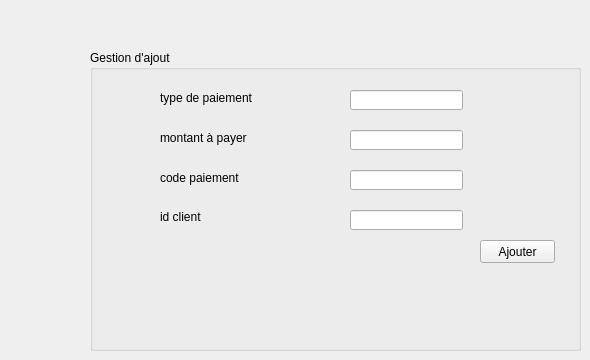
      <widget class="QWidget" name="Ajout_pa">
       <attribute name="title">
        <string>Ajouter un paiement</string>
       </attribute>
       <widget class="QGroupBox" name="groupBox">
        <property name="geometry">
         <rect>
          <x>90</x>
          <y>50</y>
          <width>491</width>
          <height>301</height>
         </rect>
        </property>
        <property name="styleSheet">
         <string notr="true">QSlider::groove:horizontal {
border: 1px solid #bbb;
background: white;
height: 10px;
border-radius: 4px;
}

QSlider::sub-page:horizontal {
background: qlineargradient(x1: 0, y1: 0,    x2: 0, y2: 1,
    stop: 0 #66e, stop: 1 #bbf);
background: qlineargradient(x1: 0, y1: 0.2, x2: 1, y2: 1,
    stop: 0 #bbf, stop: 1 #55f);
border: 1px solid #777;
height: 10px;
border-radius: 4px;
}

QSlider::add-page:horizontal {
background: #fff;
border: 1px solid #777;
height: 10px;
border-radius: 4px;
}

QSlider::handle:horizontal {
background: qlineargradient(x1:0, y1:0, x2:1, y2:1,
    stop:0 #eee, stop:1 #ccc);
border: 1px solid #777;
width: 13px;
margin-top: -2px;
margin-bottom: -2px;
border-radius: 4px;
}

QSlider::handle:horizontal:hover {
background: qlineargradient(x1:0, y1:0, x2:1, y2:1,
    stop:0 #fff, stop:1 #ddd);
border: 1px solid #444;
border-radius: 4px;
}

QSlider::sub-page:horizontal:disabled {
background: #bbb;
border-color: #999;
}

QSlider::add-page:horizontal:disabled {
background: #eee;
border-color: #999;
}

QSlider::handle:horizontal:disabled {
background: #eee;
border: 1px solid #aaa;
border-radius: 4px;
}</string>
        </property>
        <property name="title">
         <string>Gestion d'ajout</string>
        </property>
        <widget class="QLineEdit" name="lineEdit_typepaie">
         <property name="geometry">
          <rect>
           <x>260</x>
           <y>40</y>
           <width>113</width>
           <height>20</height>
          </rect>
         </property>
         <property name="text">
          <string/>
         </property>
        </widget>
        <widget class="QLineEdit" name="lineEdit_codepaie">
         <property name="geometry">
          <rect>
           <x>260</x>
           <y>120</y>
           <width>113</width>
           <height>20</height>
          </rect>
         </property>
        </widget>
        <widget class="QLabel" name="label">
         <property name="geometry">
          <rect>
           <x>70</x>
           <y>40</y>
           <width>111</width>
           <height>16</height>
          </rect>
         </property>
         <property name="text">
          <string>type de paiement</string>
         </property>
        </widget>
        <widget class="QLabel" name="label_2">
         <property name="geometry">
          <rect>
           <x>70</x>
           <y>120</y>
           <width>111</width>
           <height>16</height>
          </rect>
         </property>
         <property name="text">
          <string>code paiement</string>
         </property>
        </widget>
        <widget class="QLabel" name="label_3">
         <property name="geometry">
          <rect>
           <x>70</x>
           <y>80</y>
           <width>111</width>
           <height>16</height>
          </rect>
         </property>
         <property name="text">
          <string>montant à payer </string>
         </property>
        </widget>
        <widget class="QPushButton" name="pb_ajouter">
         <property name="geometry">
          <rect>
           <x>390</x>
           <y>190</y>
           <width>75</width>
           <height>23</height>
          </rect>
         </property>
         <property name="text">
          <string>Ajouter</string>
         </property>
        </widget>
        <widget class="QLineEdit" name="lineEdit_montant">
         <property name="geometry">
          <rect>
           <x>260</x>
           <y>80</y>
           <width>113</width>
           <height>20</height>
          </rect>
         </property>
        </widget>
        <widget class="QLineEdit" name="lineEdit_idclient">
         <property name="geometry">
          <rect>
           <x>260</x>
           <y>160</y>
           <width>113</width>
           <height>20</height>
          </rect>
         </property>
        </widget>
        <widget class="QLabel" name="label_4">
         <property name="geometry">
          <rect>
           <x>70</x>
           <y>160</y>
           <width>47</width>
           <height>13</height>
          </rect>
         </property>
         <property name="text">
          <string>id client</string>
         </property>
        </widget>
       </widget>
      </widget>
